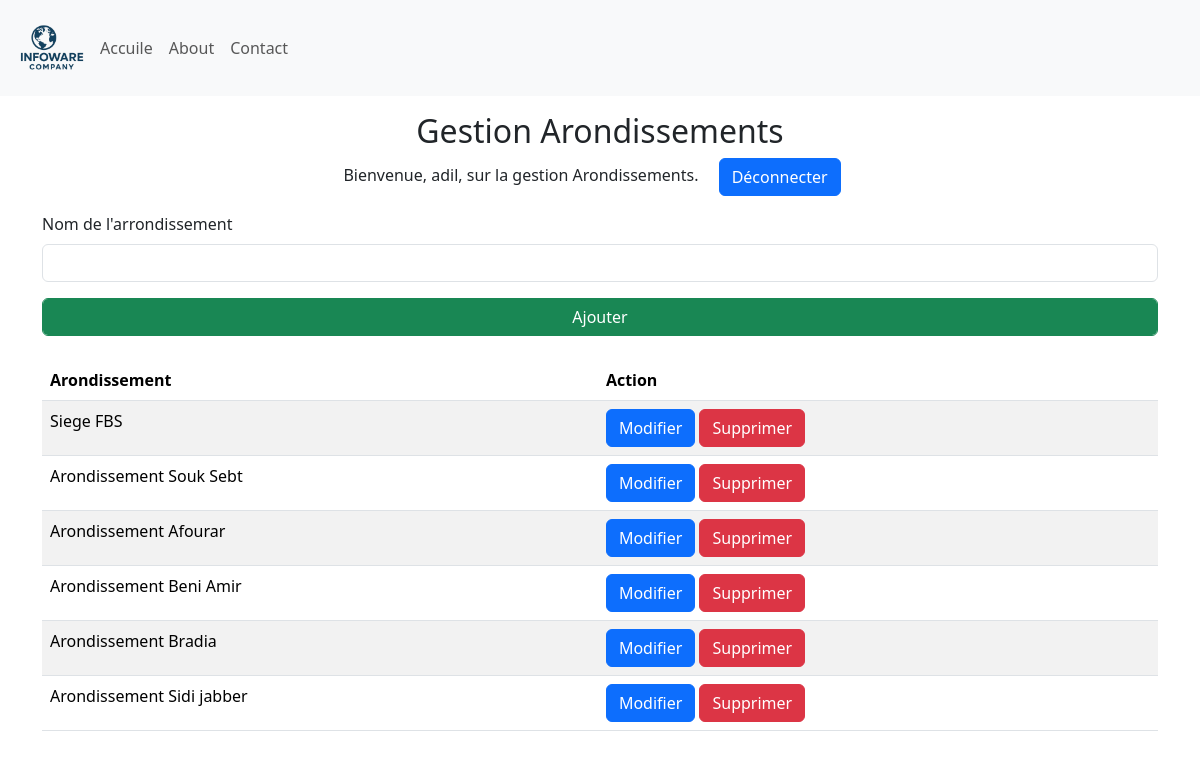
The app's page /manage_Arrondissements (signed in), older data.
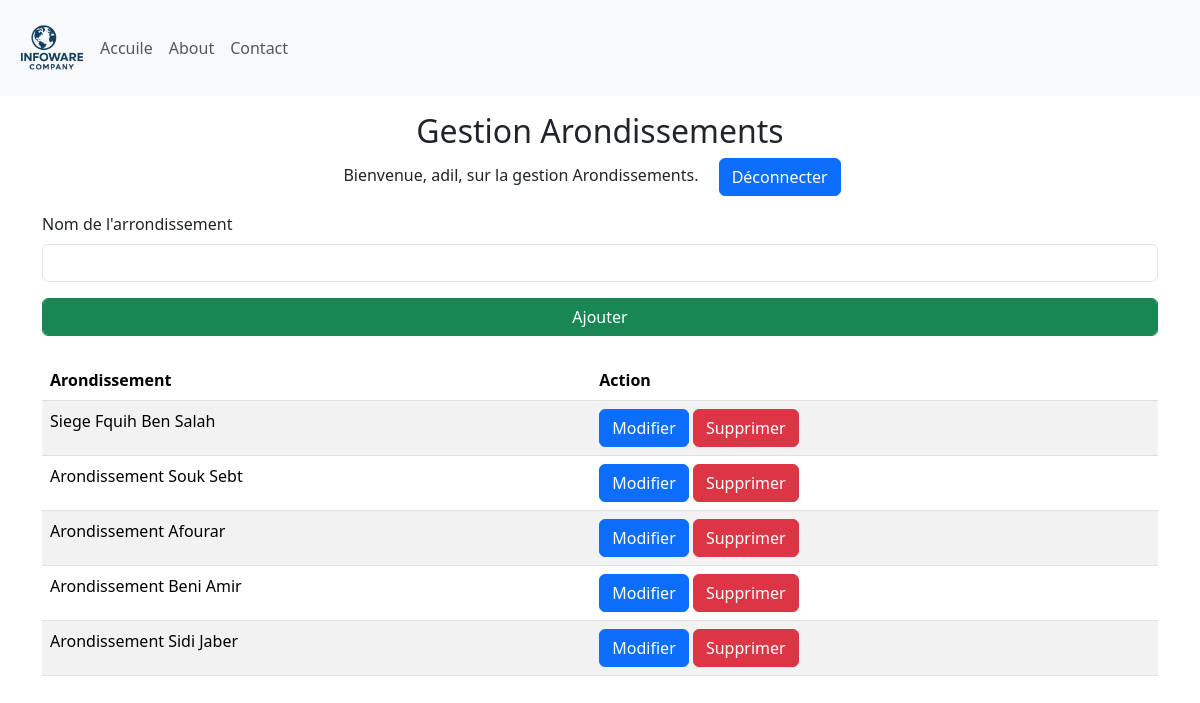
The same page, newer data.
### Site/models.py (models this page shows, shortened)
class Arondissement(db.Model):
    id = db.Column(db.Integer, primary_key=True)
    arondissement = db.Column(db.String(25), unique=True, nullable=False)
    departement = db.relationship('Departement', backref='Departement', lazy=True)

### Site/dashbord/arrondissement.py (the view, shortened to what this page needs)
@arrondissement.route('/manage_Arrondissements', methods=['GET', 'POST'])
def manage_Arrondissements():
    if 'user' not in session:
        return redirect(url_for('admin.admin'))
    arrondissements = Arondissement.query.all()
    return render_template('manage_Arrondissements.html', name=session['user'], arrondissements=arrondissements)

### Site/templates/manage_Arrondissements.html (shortened to what this page needs)
{% extends 'base.html' %}
{% block body %}
<div class="container-fluid">
    <div class="row">
        <div class="col-12  my-3">
            <div class="text-center">
                <h2>Gestion Arondissements </h2>
                <p>Bienvenue, {{ name }}, sur la gestion Arondissements. <a class="mx-3 btn btn-primary" href="{{ url_for('admin.logout') }}"">Déconnecter</a></p>
            </div>
            <div class="container">
                <form method="POST">
                    <div class="mb-3">
                        <label for="arrondissementName" class="form-label">Nom de l'arrondissement</label>
                        <input type="text" class="form-control" id="arrondissementName" name="arrondissementName" required>
                    </div>
                    <button type="submit" class="form-control btn btn-success">Ajouter</button>
                </form>
                <table class="table table-striped mt-4 ">
                    <thead>
                        <tr>
                          <th scope="col">Arondissement</th>
                          <th scope="col">Action</th>
                        </tr>
                      </thead>
                      <tbody>
                        {% for arrondissement in arrondissements %}
                        <tr>
                          <td>{{ arrondissement.arondissement }}</td>
                          <td>
                            <form method="POST" action="{{ url_for('arrondissement.delete_arrondissement', arrondissement_id=arrondissement.id) }}" onsubmit="return confirm('Êtes-vous sûr de vouloir supprimer cet arrondissement ?');">
                                <a href="{{ url_for('arrondissement.update_arrondissement', arrondissement_id=arrondissement.id) }}" class="btn btn-primary">Modifier</a>
                                <button type="submit" class="btn btn-danger">Supprimer</button>
                            </form>
                          </td>
                        </tr>
                        {% endfor %}
                </table>
            </div>
        </div>
    </div>
</div>
{% endblock %}

### Site/templates/base.html (shortened to what this page needs)
<!DOCTYPE html>
<html lang="fr">
<head>
    <link href="https://cdn.jsdelivr.net/npm/bootstrap@5.3.8/dist/css/bootstrap.min.css" rel="stylesheet">
    <link rel="stylesheet" href={{url_for('static', filename='style.css')}}>
</head>
<body>
    <nav class="navbar navbar-expand-lg bg-light" >
        <div class="container-fluid" >
          <img width="80px" src="{{url_for('static', filename='logo.png')}}" alt="logo">
          <div class="collapse navbar-collapse" id="navbarNav">
            <ul class="navbar-nav">
              <li class="nav-item">
                <a class="nav-link"  href="{{ url_for('main.home') }}">Accuile</a>
              </li>
              <li class="nav-item">
                <a class="nav-link" href={{ url_for('about.about_page') }}>About</a>
              </li>
              <li class="nav-item">
                <a class="nav-link" href="#">Contact</a>
              </li>
            </ul>
          </div>
        </div>
      </nav>
      {% block body %}{% endblock %}
</body>
</html>

### Site/static/style.css (style rules this page uses)
* { margin: 0; padding: 0; box-sizing: border-box; }
:root { --primary-color: #0056b3; --secondary-color: #f8f9fa; --text-color: #333; --highlight-color: #007bff; }
body { font-family: 'Segoe UI', Tahoma, Geneva, Verdana, sans-serif; }

Row changes from the older to the newer data that the page shows:
removed Arondissement: arondissement "Arondissement Bradia"
changed Arondissement: arondissement "Siege FBS" → "Siege Fquih Ben Salah"
changed Arondissement: arondissement "Arondissement Sidi jabber" → "Arondissement Sidi Jaber"
